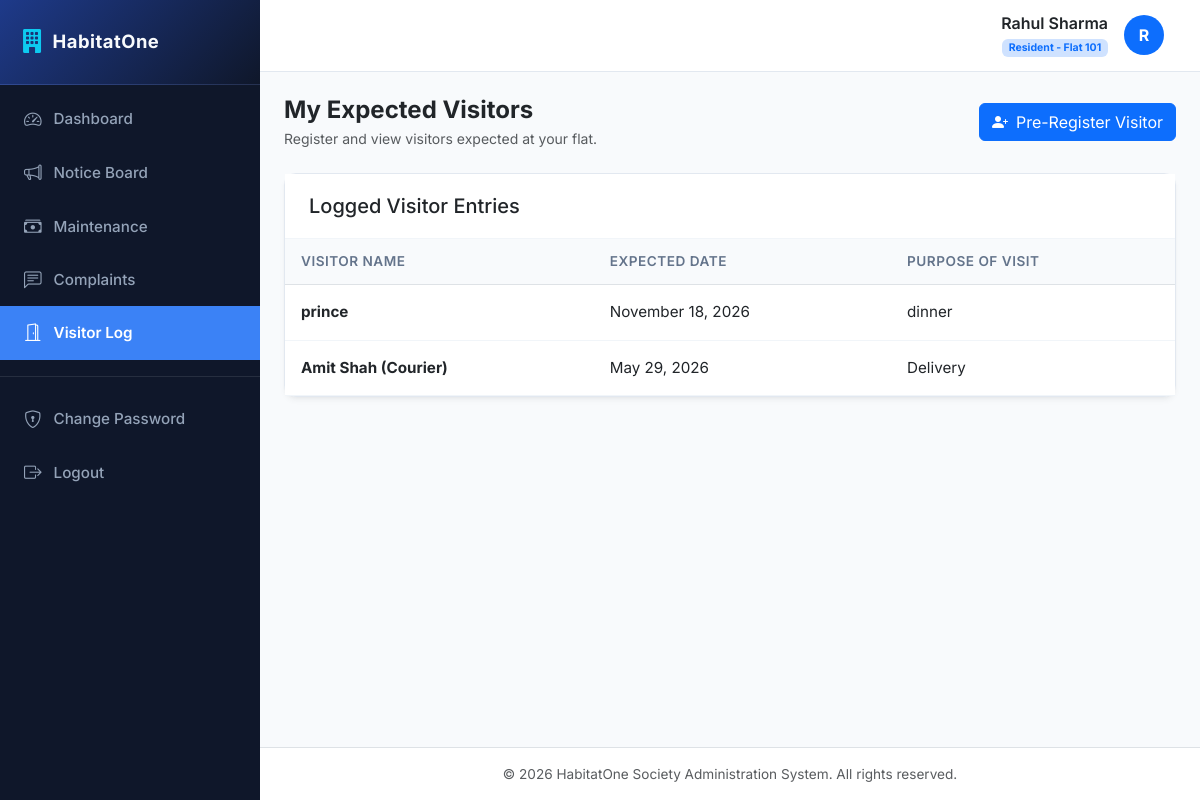
/visitors/ (signed in), run on the app's committed database.
### accounts/models.py (models this page shows, shortened)
class User(AbstractUser):
    ROLE_CHOICES = (
        ('ADMIN', 'Society Admin'),
        ('RESIDENT', 'Resident'),
    )
    role = models.CharField(max_length=10, choices=ROLE_CHOICES, default='RESIDENT')

### residents/models.py (models this page shows, shortened)
class Resident(models.Model):
    user = models.OneToOneField(settings.AUTH_USER_MODEL, on_delete=models.CASCADE, related_name='resident_profile')
    flat_number = models.CharField(max_length=50)
    phone = models.CharField(max_length=15)
    family_members = models.PositiveIntegerField(default=1)
    move_in_date = models.DateField()

### visitors/models.py (models this page shows, shortened)
class Visitor(models.Model):
    resident = models.ForeignKey(Resident, on_delete=models.CASCADE, related_name='visitors')
    visitor_name = models.CharField(max_length=100)
    visit_date = models.DateField()
    purpose = models.CharField(max_length=200)

### visitors/views.py (the view)
# urls.py: path('', views.visitor_list, name='list'),
@login_required
def visitor_list(request):
    if request.user.role == 'ADMIN':
        visitors = Visitor.objects.all().select_related('resident__user').order_by('-visit_date')
        return render(request, 'visitors/admin_list.html', {'visitors': visitors})
    else:
        resident = getattr(request.user, 'resident_profile', None)
        if not resident:
            visitors = []
        else:
            visitors = Visitor.objects.filter(resident=resident).order_by('-visit_date')
        return render(request, 'visitors/list.html', {'visitors': visitors})

### templates/visitors/list.html (shortened to what this page needs)
{% extends 'base.html' %}
{% block content %}
<div class="d-flex justify-content-between align-items-center mb-4">
    <div>
        <h4 class="mb-1 text-dark fw-bold">My Expected Visitors</h4>
        <p class="text-muted mb-0 small">Register and view visitors expected at your flat.</p>
    </div>
    <a href="{% url 'visitors:create' %}" class="btn btn-primary d-flex align-items-center gap-2">
        <i class="bi bi-person-plus-fill"></i> Pre-Register Visitor
    </a>
</div>
<div class="card card-custom">
    <div class="card-header-custom">
        <h5 class="mb-0">Logged Visitor Entries</h5>
    </div>
    <div class="card-body-custom p-0">
        <div class="table-responsive">
            <table class="table table-custom align-middle">
                <thead>
                    <tr>
                        <th>Visitor Name</th>
                        <th>Expected Date</th>
                        <th>Purpose of Visit</th>
                    </tr>
                </thead>
                <tbody>
                    {% for visitor in visitors %}
                        <tr>
                            <td class="fw-bold text-dark">{{ visitor.visitor_name }}</td>
                            <td>{{ visitor.visit_date|date:"F d, Y" }}</td>
                            <td>{{ visitor.purpose }}</td>
                        </tr>
                    {% endfor %}
                </tbody>
            </table>
        </div>
    </div>
</div>
{% endblock %}

### templates/base.html (shortened to what this page needs)
<!DOCTYPE html>
<html lang="en">
<head>
    <link href="https://cdn.jsdelivr.net/npm/bootstrap@5.3.0/dist/css/bootstrap.min.css" rel="stylesheet">
    <link rel="stylesheet" href="https://cdn.jsdelivr.net/npm/bootstrap-icons@1.10.5/font/bootstrap-icons.css">
</head>
<body>
    <div class="d-flex" id="wrapper">
        <div id="sidebar-wrapper">
            <div class="sidebar-heading d-flex align-items-center gap-2">
                <i class="bi bi-building-fill text-info fs-4"></i>
                <span>HabitatOne</span>
            </div>
            <div class="list-group list-group-flush mt-2">
                <a href="{% url 'dashboard:home' %}" class="list-group-item list-group-item-action {% if request.resolver_match.app_name == 'dashboard' %}active{% endif %}">
                    <i class="bi bi-speedometer2"></i> Dashboard
                </a>
                <a href="{% url 'notices:list' %}" class="list-group-item list-group-item-action {% if request.resolver_match.app_name == 'notices' %}active{% endif %}">
                    <i class="bi bi-megaphone"></i> Notice Board
                </a>
                <a href="{% url 'maintenance:list' %}" class="list-group-item list-group-item-action {% if request.resolver_match.app_name == 'maintenance' %}active{% endif %}">
                    <i class="bi bi-cash-stack"></i> Maintenance
                </a>
                <a href="{% url 'complaints:list' %}" class="list-group-item list-group-item-action {% if request.resolver_match.app_name == 'complaints' %}active{% endif %}">
                    <i class="bi bi-chat-left-text"></i> Complaints
                </a>
                <a href="{% url 'visitors:list' %}" class="list-group-item list-group-item-action {% if request.resolver_match.app_name == 'visitors' %}active{% endif %}">
                    <i class="bi bi-door-open"></i> Visitor Log
                </a>
                <div class="border-top border-secondary my-3 opacity-25"></div>
                <a href="{% url 'accounts:password_change' %}" class="list-group-item list-group-item-action {% if request.resolver_match.url_name == 'password_change' %}active{% endif %}">
                    <i class="bi bi-shield-lock"></i> Change Password
                </a>
                <a href="{% url 'accounts:logout' %}" class="list-group-item list-group-item-action">
                    <i class="bi bi-box-arrow-right"></i> Logout
                </a>
            </div>
        </div>
        <div id="page-content-wrapper">
            <nav class="navbar navbar-expand-lg navbar-custom navbar-light">
                <div class="container-fluid">
                    <div class="ms-auto d-flex align-items-center gap-3">
                        <div class="text-end d-none d-sm-block">
                            <h6 class="mb-0 fw-semibold text-dark">{{ request.user.get_full_name|default:request.user.username }}</h6>
                            <small class="text-muted">
                                {% if request.user.role == 'ADMIN' %}
                                    <span class="badge bg-danger-subtle text-danger">Admin</span>
                                {% else %}
                                    <span class="badge bg-primary-subtle text-primary">Resident - Flat {{ request.user.resident_profile.flat_number|default:"N/A" }}</span>
                                {% endif %}
                            </small>
                        </div>
                        <div class="avatar bg-primary text-white rounded-circle d-flex align-items-center justify-content-center fw-bold" style="width: 40px; height: 40px;">
                            {{ request.user.username|make_list|first|upper }}
                        </div>
                    </div>
                </div>
            </nav>
            <div class="container-fluid px-4 py-4 flex-grow-1">
                {% block content %}{% endblock %}
            </div>
            <footer class="bg-white border-top py-3 text-center text-muted mt-auto" style="font-size: 0.85rem;">
                <div class="container">
                    <span>&copy; 2026 HabitatOne Society Administration System. All rights reserved.</span>
                </div>
            </footer>
        </div>
    </div>
</body>
</html>

### templates/base.html (style rules this page uses)
:root { --primary-bg: #f8fafc; --sidebar-bg: #0f172a; --sidebar-hover: #1e293b; --sidebar-active: #3b82f6; --card-shadow: 0 4px 6px -1px rgb(0 0 0 / 0.05), 0 2px 4px -2px rgb(0 0 0 / 0.05); --header-bg: #ffffff; --accent-color: #2563eb; --text-main: #1e293b; --text-muted: #64748b; }
body { font-family: 'Inter', sans-serif; background-color: var(--primary-bg); color: var(--text-main); overflow-x: hidden; }
#sidebar-wrapper { min-height: 100vh; width: 260px; background-color: var(--sidebar-bg); color: #f8fafc; transition: all 0.25s ease; position: fixed; z-index: 1000; }
#sidebar-wrapper .sidebar-heading { padding: 1.5rem 1.25rem; font-size: 1.15rem; font-weight: 700; letter-spacing: 0.5px; border-bottom: 1px solid rgba(255, 255, 255, 0.08); background: linear-gradient(135deg, #1e3a8a, #0f172a); }
#sidebar-wrapper .list-group-item { background-color: transparent; color: #94a3b8; border: none; padding: 0.85rem 1.5rem; font-size: 0.95rem; font-weight: 500; display: flex; align-items: center; gap: 12px; transition: all 0.2s ease; }
#sidebar-wrapper .list-group-item i { font-size: 1.1rem; transition: transform 0.2s ease; }
#sidebar-wrapper .list-group-item.active { background-color: var(--sidebar-active); color: #ffffff; font-weight: 600; border-radius: 0; }
#page-content-wrapper { margin-left: 260px; min-width: 0; width: calc(100% - 260px); min-height: 100vh; display: flex; flex-direction: column; transition: all 0.25s ease; }
.navbar-custom { background-color: var(--header-bg); border-bottom: 1px solid #e2e8f0; padding: 0.85rem 1.5rem; }
.card-custom { background-color: #ffffff; border: 1px solid #e2e8f0; border-radius: 12px; box-shadow: var(--card-shadow); margin-bottom: 1.5rem; transition: transform 0.15s ease, box-shadow 0.15s ease; }
.card-header-custom { background-color: #ffffff; border-bottom: 1px solid #f1f5f9; padding: 1.25rem 1.5rem; font-weight: 600; font-size: 1.05rem; }
.card-body-custom { padding: 1.5rem; }
.table-custom { margin-bottom: 0; }
.table-custom th { font-weight: 600; color: var(--text-muted); border-bottom-width: 1px; font-size: 0.85rem; text-transform: uppercase; letter-spacing: 0.5px; background-color: #f8fafc; padding: 0.75rem 1rem; }
.table-custom td { padding: 1rem; vertical-align: middle; font-size: 0.95rem; border-bottom: 1px solid #f1f5f9; }

### data on the page
User: user.get_full_name "Rahul Sharma", user.resident_profile.flat_number "101", user.username|make_list "R"
Visitor: visitor_name "prince", visit_date "November 18, 2026", purpose "dinner"
Visitor: visitor_name "Amit Shah (Courier)", visit_date "May 29, 2026", purpose "Delivery"
